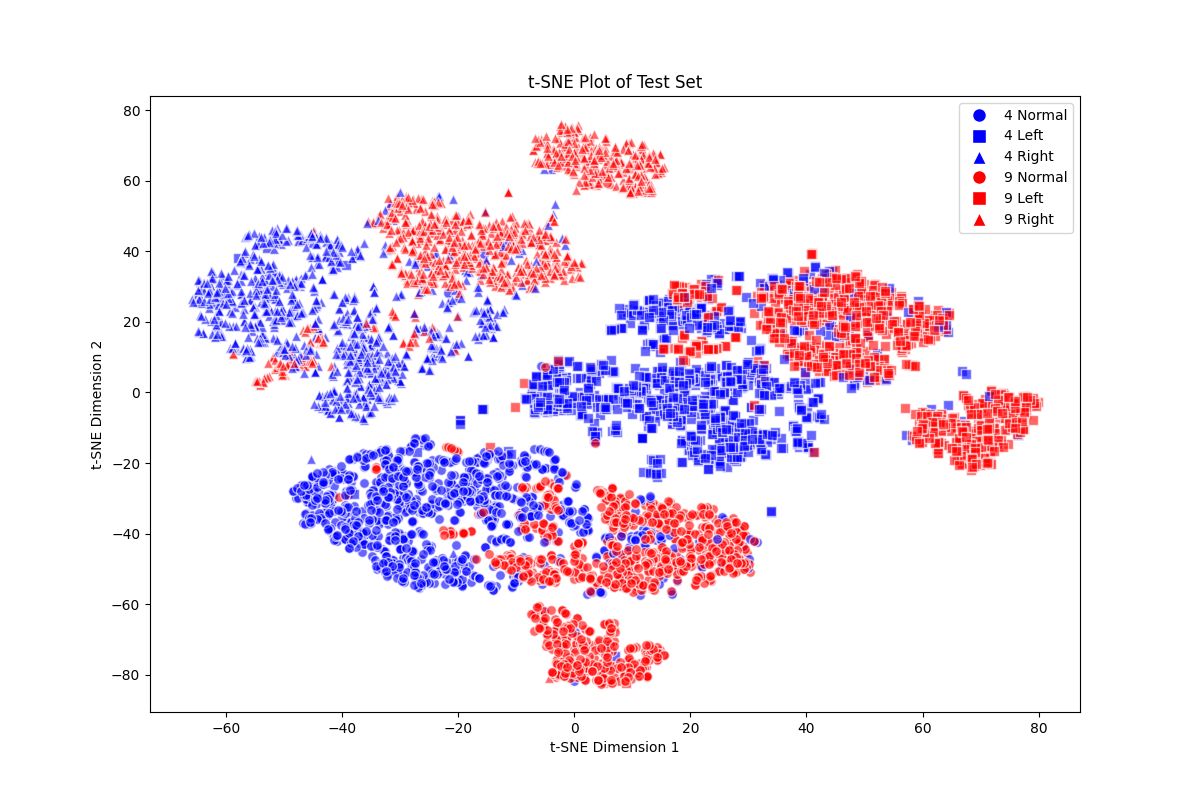

The script that saved this image:
import numpy as np
import torch
import torch.nn as nn
import torch.optim as optim
from torch.utils.data import Dataset, DataLoader
from sklearn.manifold import TSNE
import matplotlib.pyplot as plt
from torchvision import datasets, transforms
import tensorflow as tf

device = torch.device("cuda" if torch.cuda.is_available() else "cpu")
print(f"CUDA available: {torch.cuda.is_available()}")

# Load MNIST dataset
(x_train, y_train), (x_test, y_test) = tf.keras.datasets.mnist.load_data()

# Filter 4s and 9s
train_mask = (y_train == 4) | (y_train == 9)
test_mask = (y_test == 4) | (y_test == 9)

x_train = x_train[train_mask]
y_train = y_train[train_mask]
x_test = x_test[test_mask]
y_test = y_test[test_mask]

# Create shifted versions
def create_shifted_dataset(images, labels, shift_amount=5):
    shifted_images = []
    new_labels = []
    text_labels = []
    
    for img, lbl in zip(images, labels):
        # Original
        shifted_images.append(img)
        new_labels.append(lbl)
        text_labels.append(f"{lbl}_normal")
        
        # Left shift
        shifted_images.append(np.roll(img, -shift_amount, axis=1))
        new_labels.append(lbl)
        text_labels.append(f"{lbl}_left")
        
        # Right shift
        shifted_images.append(np.roll(img, shift_amount, axis=1))
        new_labels.append(lbl)
        text_labels.append(f"{lbl}_right")
    
    return np.array(shifted_images), np.array(new_labels), text_labels

# Process training data
x_train = np.expand_dims(x_train, 1)  # Add channel dimension
x_train_shifted, y_train_shifted, text_train = create_shifted_dataset(x_train, y_train)

# Process test data (50% normal, 25% left, 25% right)
x_test = np.expand_dims(x_test, 1)  # Add channel dimension
x_test_final = []
y_test_final = []
text_test = []

for img, lbl in zip(x_test, y_test):
    # Add original
    x_test_final.append(img)
    y_test_final.append(lbl)
    text_test.append(f"{lbl}_normal")
    
    # Add left shift
    x_test_final.append(np.roll(img, -5, axis=2))
    y_test_final.append(lbl)
    text_test.append(f"{lbl}_left")
    
    # Add right shift
    x_test_final.append(np.roll(img, 5, axis=2))
    y_test_final.append(lbl)
    text_test.append(f"{lbl}_right")

x_test_final = np.array(x_test_final)
y_test_final = np.array(y_test_final)

# Custom Dataset class
class MNISTDataset(Dataset):
    def __init__(self, images, labels, text_labels):
        self.images = torch.tensor(images, dtype=torch.float32)
        self.labels = torch.tensor(labels, dtype=torch.long)
        self.text_labels = text_labels
        
    def __len__(self):
        return len(self.images)
    
    def __getitem__(self, idx):
        return self.images[idx], self.labels[idx]

# Create datasets
num_to_word = {4: "four", 9: "nine"}
train_dataset = MNISTDataset(x_train_shifted, y_train_shifted, text_train)
test_dataset = MNISTDataset(x_test_final, y_test_final, text_test)

# Model architecture (unchanged)
class ImageEncoder(nn.Module):
    def __init__(self):
        super().__init__()
        self.conv1 = nn.Conv2d(1, 32, 3, padding=1)
        self.pool = nn.MaxPool2d(2, 2)
        self.conv2 = nn.Conv2d(32, 64, 3, padding=1)
        self.fc = nn.Linear(64*7*7, 256)
        self.dropout = nn.Dropout(0.1)
        
    def forward(self, x):
        x = self.pool(torch.relu(self.conv1(x)))
        x = self.pool(torch.relu(self.conv2(x)))
        x = x.view(x.size(0), -1)
        x = self.dropout(x)
        x = self.fc(x)
        return x

class TextEncoder(nn.Module):
    def __init__(self, vocab_size=2, embed_dim=128, hidden_dim=256):
        super().__init__()
        self.embedding = nn.Embedding(vocab_size, embed_dim)
        self.rnn = nn.GRU(embed_dim, hidden_dim, batch_first=True)
        self.fc = nn.Linear(hidden_dim, 256)
        
    def forward(self, x):
        x = self.embedding(x)
        _, hidden = self.rnn(x)
        x = self.fc(hidden[-1])
        return x

class CLIP(nn.Module):
    def __init__(self):
        super().__init__()
        self.image_encoder = ImageEncoder()
        self.text_encoder = TextEncoder()
        self.classifier = nn.Linear(512, 2)
        
    def forward(self, image, text):
        img_features = self.image_encoder(image)
        txt_features = self.text_encoder(text)
        combined = torch.cat([img_features, txt_features], dim=1)
        return self.classifier(combined)
    
# Training setup
device = torch.device("cuda" if torch.cuda.is_available() else "cpu")
model = CLIP().to(device)
criterion = nn.CrossEntropyLoss()
optimizer = optim.Adam(model.parameters(), lr=0.001)

train_loader = DataLoader(train_dataset, batch_size=32, shuffle=True)
test_loader = DataLoader(test_dataset, batch_size=32, shuffle=False)

# Training loop
epochs = 5
for epoch in range(epochs):
    model.train()
    running_loss = 0.0
    for images, labels in train_loader:
        images = images.to(device)
        labels = (labels == 9).long().to(device)  # Convert to binary: 4=0, 9=1
        text_input = (labels).unsqueeze(1).to(device)
        
        optimizer.zero_grad()
        outputs = model(images, text_input)
        loss = criterion(outputs, labels)
        loss.backward()
        optimizer.step()
        
        running_loss += loss.item()
    
    print(f"Epoch {epoch+1}, Loss: {running_loss/len(train_loader):.4f}")

# Evaluation
model.eval()
correct = 0
total = 0
with torch.no_grad():
    for images, labels in test_loader:
        images = images.to(device)
        labels = (labels == 9).long().to(device)
        text_input = (labels).unsqueeze(1).to(device)
        outputs = model(images, text_input)
        _, predicted = torch.max(outputs.data, 1)
        total += labels.size(0)
        correct += (predicted == labels).sum().item()

print(f"Test Accuracy: {100 * correct / total:.2f}%")

# T-SNE Visualization
def plot_tsne(embeddings, labels, title="t-SNE Plot of Test Set"):
    tsne = TSNE(n_components=2, random_state=42)
    reduced_embeddings = tsne.fit_transform(embeddings)
    
    plt.figure(figsize=(12, 8))
    markers = {'normal': 'o', 'left': 's', 'right': '^'}
    colors = {'4': 'blue', '9': 'red'}
    
    for i, label in enumerate(labels):
        digit, direction = label.split('_')
        plt.scatter(reduced_embeddings[i, 0], reduced_embeddings[i, 1],c=colors[digit], marker=markers[direction], alpha=0.6,edgecolors='w', s=50)
    
    # Create legend
    from matplotlib.lines import Line2D
    legend_elements = [
        Line2D([0], [0], marker='o', color='w', label='4 Normal',markerfacecolor='blue', markersize=10),
        Line2D([0], [0], marker='s', color='w', label='4 Left',markerfacecolor='blue', markersize=10),
        Line2D([0], [0], marker='^', color='w', label='4 Right',markerfacecolor='blue', markersize=10),
        Line2D([0], [0], marker='o', color='w', label='9 Normal',markerfacecolor='red', markersize=10),
        Line2D([0], [0], marker='s', color='w', label='9 Left',markerfacecolor='red', markersize=10),
        Line2D([0], [0], marker='^', color='w', label='9 Right',markerfacecolor='red', markersize=10)
    ]
    
    plt.legend(handles=legend_elements, loc='upper right')
    plt.title(title)
    plt.xlabel("t-SNE Dimension 1")
    plt.ylabel("t-SNE Dimension 2")
    plt.savefig("train-with-shift.png")
    plt.show()

# Generate embeddings
all_embeddings = []
all_labels = []
with torch.no_grad():
    for images, _ in test_loader:
        images = images.to(device)
        embeddings = model.image_encoder(images)
        all_embeddings.append(embeddings.cpu().numpy())
all_embeddings = np.concatenate(all_embeddings)
plot_tsne(all_embeddings, text_test)
